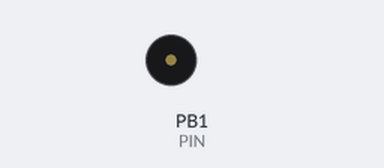
A sketch run on a simulated ATtiny85, built with avr-gcc and run on an emulated ATtiny85. Shown: buzzer (waves = sounding).

Above: at 0.05 s.
Timing chart, 0 to 3.0 s (numbered marks = the images above):
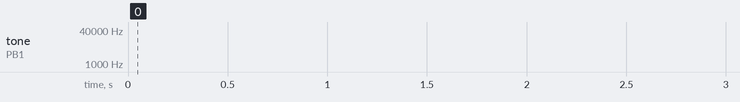

The sketch:

tone-tester.ino
```cpp
int PIN = 1;
int toneDurationMs = 500;
int silenceMs = 2000;
int pulseLength = 4;

void setup()
{
  pinMode(PIN, OUTPUT);
}

void loop()
{
    startTone(pulseLength);
    delay(toneDurationMs);  // let the tone sound for a bit
    TCCR1 = 0x90;           // stop tone (stop the counter)
    pulseLength += 1;
    delay(silenceMs);
}

void startTone(int pulseLength) {
  //TCCR1 = 0x94; // faster clock
  //TCCR1 = 0x99;
  //TCCR1 = 0x9F;   // slower clock (max value)

  //OCR1C = 4; // highest pitch (hard to listen)
  //OCR1C = 5;
  //OCR1C = 200;
  //OCR1C = 255; // lowest pitch (max value)

//  // hi pitch combo (perfect with 3v no resistor, and no transistor)
//  TCCR1 = 0x94;
//  OCR1C = 4;

//  // old phone combo (too silent with 3v, no resistor, and no transistor)
//  TCCR1 = 0x99;
//  OCR1C = 255;

//  // audible combo
//  TCCR1 = 0x94;
//  OCR1C = 20;

  TCCR1 = 0x94;
  OCR1C = pulseLength;

}
```

Measured:
- by itself, tone on PB1 (PIN): plays 20000 Hz for 0.50 s, 19231 Hz for 0.50 s, 18519 Hz for 0.50 s, 17857 Hz for 0.50 s, 17241 Hz for 0.50 s, 16667 Hz for 0.50 s … (32 notes in this stretch)
